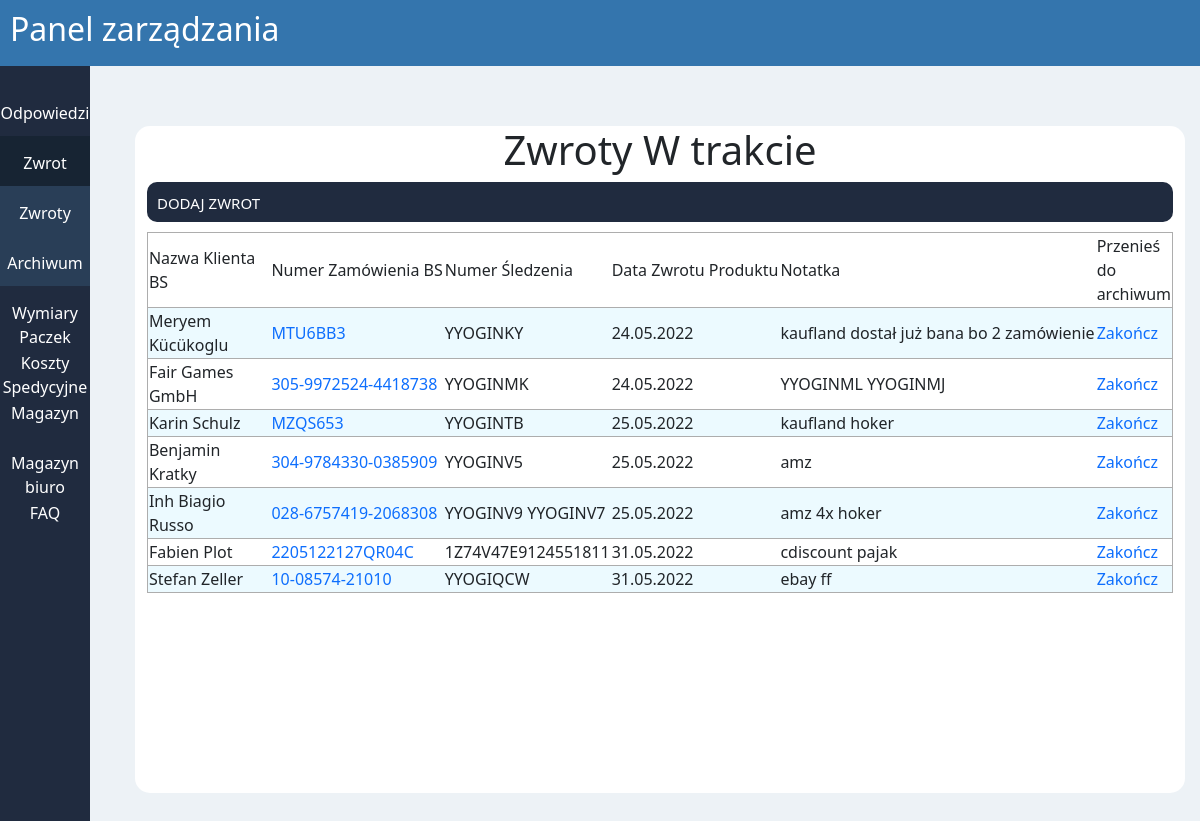
/zwrot_klienci.php, run on an earlier commit of the app's database.
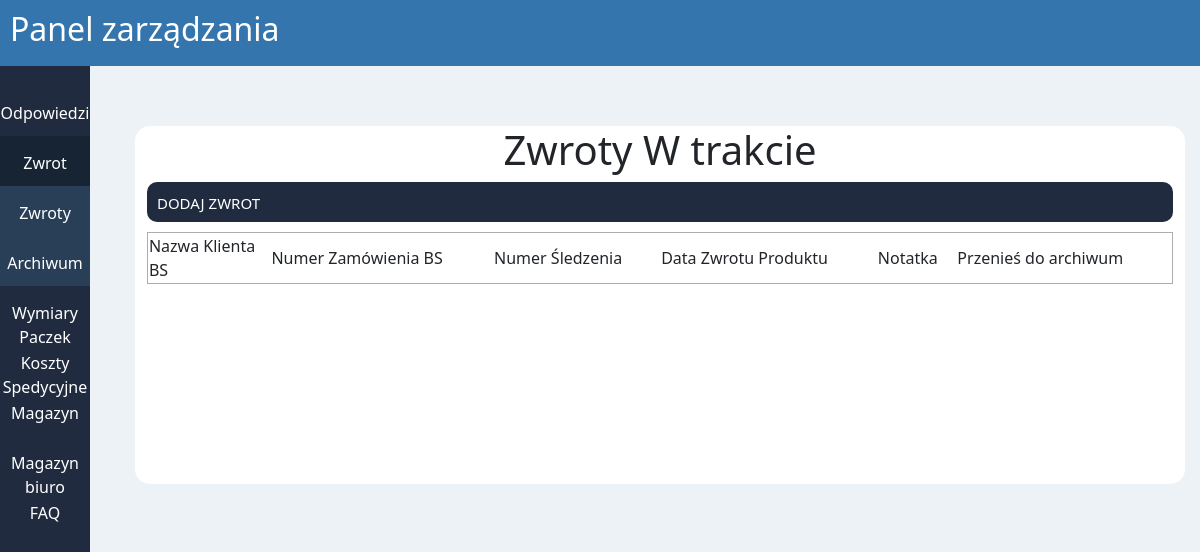
And on a later commit of the database.
### tables this page shows
CREATE TABLE `zwroty` (
  `ID` int(11) NOT NULL,
  `klient` text NOT NULL,
  `nr_zamowienia` text NOT NULL,
  `nr_sledzenia` text NOT NULL,
  `data_zwrotu` text NOT NULL,
  `notatka` text NOT NULL,
  `kategoria` text NOT NULL
);

### zwrot_klienci.php (the view, shortened to what this page needs)
<?php
    require "connect.php";
    $conn = new mysqli($host, $db_user, $db_password, $db_name);
    $conn->set_charset("utf8");
    $sql = "SELECT * FROM zwroty ORDER BY kategoria ASC;";
	$result = $conn->query($sql);
    ?>
<!DOCTYPE html>
<html lang="en">
<head>
    <?php
    require "addons/head.php"
    ?>
</head>
<body>
<?php
    require 'addons/title.php'
?>
<div class="row">
<?php
    require 'addons/navbar.php'
    ?>
    <div class="col-11">
        <div class="row odstep bialy">
            <div>
            <h1 class="srodek">Zwroty W trakcie</h1>
            <button class="accordion">Dodaj Zwrot</button>
            <table class="tabela">
                <tr>
                    <td style="width: 12%; margin-right: 5px;">Nazwa Klienta BS</td>
                    <td>Numer Zamówienia BS</td>
                    <td>Numer Śledzenia</td>
                    <td>Data Zwrotu Produktu</td>
                    <td>Notatka</td>
                    <td>Przenieś do archiwum</td>
                </tr>
            <?php
                while($row = $result->fetch_assoc()) {
                    $id = $row['ID'];
                    $klient = $row['klient'];
                    $nr_zamowienia = $row['nr_zamowienia'];
                    $nr_sledzenia = $row['nr_sledzenia'];
                    $data_zwrotu = $row['data_zwrotu'];
                    $notatka = $row['notatka'];
                    $kategoria = $row['kategoria'];
                    if($kategoria == 'a')
                    {
                    echo '
                    <tr>
                    <td>'.$klient.'</td>
                    <td><a href="https://panel.baselinker.com/orders.php#status:all#search:'.$nr_zamowienia.'">'.$nr_zamowienia.'</a></td>
                    <td>'.$nr_sledzenia.'</td>
                    <td>'.$data_zwrotu.'</td>
                    <td>'.$notatka.'</td>
                    <td class="reszta"><a href = commands/delete.php?id='.$id.'&op=b>Zakończ</a></td>
                    </tr>';
                    }
                }
                echo "</table>";
            ?>
            </div>
    </div>
</div>
</body>
</html>

What changed in the data, as far as the page shows it:
removed zwroty: klient "Meryem Kücükoglu", nr_zamowienia "MTU6BB3", nr_sledzenia "YYOGINKY", data_zwrotu "24.05.2022", notatka "kaufland dostał już bana bo 2 zamówienie"
removed zwroty: klient "Fair Games GmbH", nr_zamowienia "305-9972524-4418738", nr_sledzenia "YYOGINMK", data_zwrotu "24.05.2022", notatka "YYOGINML YYOGINMJ"
removed zwroty: klient "Karin Schulz", nr_zamowienia "MZQS653", nr_sledzenia "YYOGINTB", data_zwrotu "25.05.2022", notatka "kaufland hoker"
removed zwroty: klient "Benjamin Kratky", nr_zamowienia "304-9784330-0385909", nr_sledzenia "YYOGINV5", data_zwrotu "25.05.2022", notatka "amz"
removed zwroty: klient "Inh Biagio Russo", nr_zamowienia "028-6757419-2068308", nr_sledzenia "YYOGINV9 YYOGINV7", data_zwrotu "25.05.2022", notatka "amz 4x hoker"
removed zwroty: klient "Fabien Plot", nr_zamowienia "2205122127QR04C", nr_sledzenia "1Z74V47E9124551811", data_zwrotu "31.05.2022", notatka "cdiscount pajak"
removed zwroty: klient "Stefan Zeller", nr_zamowienia "10-08574-21010", nr_sledzenia "YYOGIQCW", data_zwrotu "31.05.2022", notatka "ebay ff"
